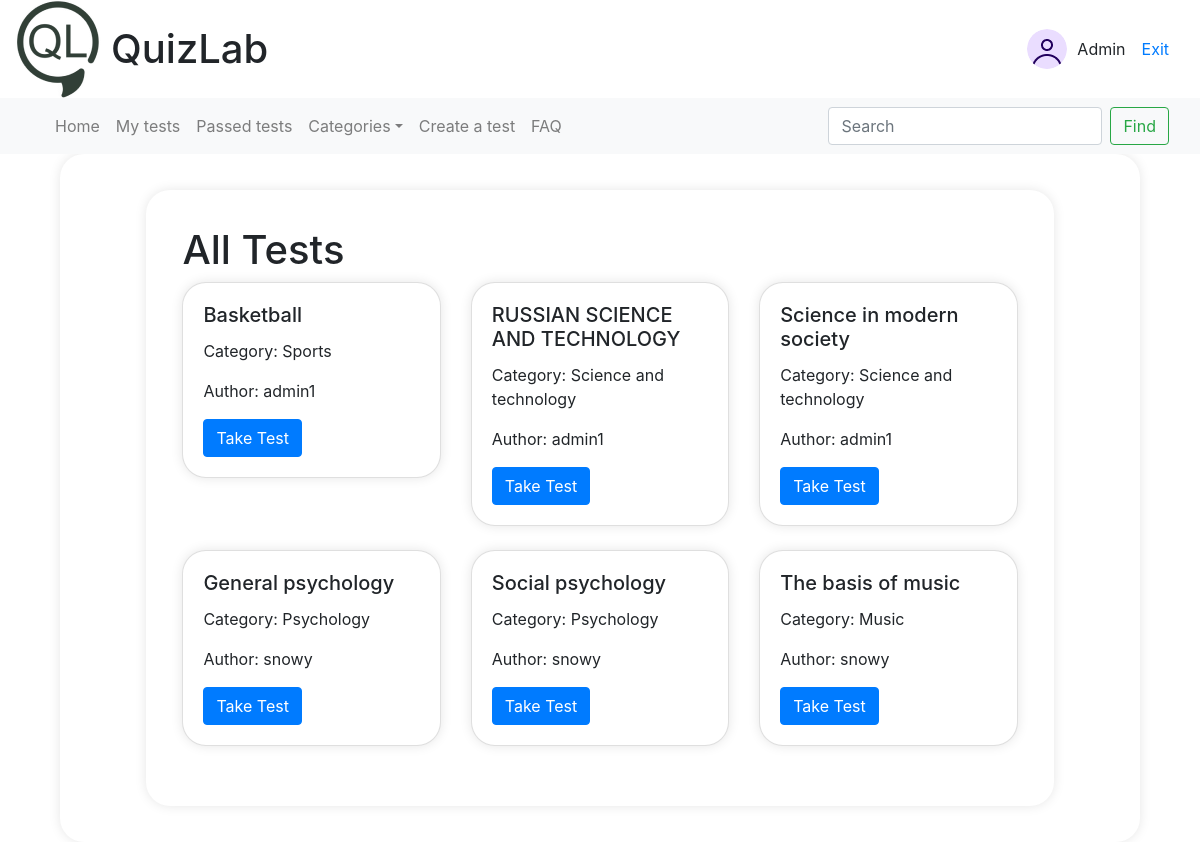
The app's page / (signed in) with its own data.
### test/models.py (models this page shows, shortened)
class Test(models.Model):
    name = models.CharField(max_length=100)
    time_for_pass = models.IntegerField()
    author = models.ForeignKey(User, on_delete=models.CASCADE)
    category = models.ForeignKey(Category, on_delete=models.CASCADE)
    class Meta:
        verbose_name = 'Тест'
        verbose_name_plural = 'Тесты'

class Category(models.Model):
    name = models.CharField(max_length=100)
    def __str__(self):
        return self.name

### test/views.py (the view)
# urls.py: path('', views.main_page, name='main_page'),
@login_required
def main_page(request):
    category_id = request.GET.get('category_id')
    categories = Category.objects.all()
    if not category_id or not category_id.isdigit():
        tests = Test.objects.all()
    else:
        tests = Test.objects.filter(category_id=int(category_id))
    authors_ids = tests.values_list('author_id', flat=True)
    users = User.objects.filter(id__in=authors_ids)
    context = {
        "tests": tests,
        "categories": categories,
        "users": users,
    }
    return render(request, 'test/main_page.html', context)

### test/templates/test/main_page.html (shortened to what this page needs)
{% extends 'test/base.html' %}
{% block content %}
<div class="container">
    <h1>All Tests</h1>
    <div class="row">
        {% for test in tests %}
        <div class="col-md-4 mb-4">
            <div class="card">
                <div class="card-body">
                    <h5 class="card-title">{{ test.name }}</h5>
                    <p class="card-text">Category: {{ test.category }}</p>
                    <p class="card-text">
                        Author:
                        {% for user in users %}
                            {% if user.id == test.author_id %}
                                {{ user.username }}
                            {% endif %}
                        {% endfor %}
                    </p>
                    <a href="{% url 'passing_the_test' test.id %}" class="btn btn-primary">Take Test</a>
                </div>
            </div>
        </div>
        {% endfor %}
    </div>
</div>
{% endblock %}

### test/templates/test/base.html (shortened to what this page needs)
{% load static %}
<html lang="en">
<head>
    <link rel="stylesheet" href="//maxcdn.bootstrapcdn.com/bootstrap/4.3.1/css/bootstrap.min.css">
    <link rel="stylesheet" href="//maxcdn.bootstrapcdn.com/bootstrap/4.3.1/css/bootstrap-theme.min.css">
</head>
<body>
    <header class="header container-fluid">
        <div class="row align-items-center">
            <div class="col-8 col-md-6 d-flex align-items-center">
                <img src="{% static 'test/img/Logo.png' %}" alt="Иконка сайта" class="site-icon">
                <h1 class="site-title"><a href="/">QuizLab</a></h1>
            </div>
            {% if user.is_authenticated %}
            <div class="col-4 col-md-6 d-flex justify-content-end align-items-center">
                <div class="user-card d-flex align-items-center">
                    <img src="{% static 'test/img/avatar.png' %}" alt="Profile photo" class="profile-photo">
                    <span>{{ user.username }}</span>
                    <a class="nav-link" href="/account/logout/">Exit</a>
                </div>
            </div>
        </div>
    </header>
    <nav id="navbar-example2" class="navbar navbar-expand-lg navbar-light bg-light container-fluid">
        <div class="container-fluid">
            <div class="navbar-collapse">
                <ul class="navbar-nav mr-auto">
                    <li class="nav-item">
                        <a class="nav-link" href="/">Home</a>
                    </li>
                    <li class="nav-item">
                        <a class="nav-link" href="{% url 'my_tests' %}">My tests</a>
                    </li>
                    <li class="nav-item">
                        <a class="nav-link" href="/test/passed_tests">Passed tests</a>
                    </li>
                    <li class="nav-item dropdown">
                        <a class="nav-link dropdown-toggle" href="#">Categories</a>
                    </li>
                    <li class="nav-item">
                        <a class="nav-link" href="{% url 'create_test' %}">Сreate a test</a>
                    </li>
                    <li class="nav-item">
                        <a class="nav-link" href="{% url 'FAQ' %}">FAQ</a>
                    </li>
                </ul>
                <form class="form-inline my-2 my-lg-0" action="{% url 'search_tests' %}" method="get">
                    <input class="form-control mr-sm-2" type="text" name="q" placeholder="Search" aria-label="Search">
                    <button class="btn btn-outline-success my-2 my-sm-0" type="submit">Find</button>
                </form>
            </div>
        </div>
    </nav>
{% endif %}
    <div class="container">
        {% block content %}
        {% endblock %}
    </div>
</body>
</html>

### records on screen
Test: name "Basketball", category "Sports"
Test: name "RUSSIAN SCIENCE AND TECHNOLOGY", category "Science and technology"
Test: name "Science in modern society", category "Science and technology"
Test: name "General psychology", category "Psychology"
Test: name "Social psychology", category "Psychology"
Test: name "The basis of music", category "Music"

### other values on screen
{{ user.username }} "Admin"
{{ user.username }} "admin1"
{{ user.username }} "snowy"
